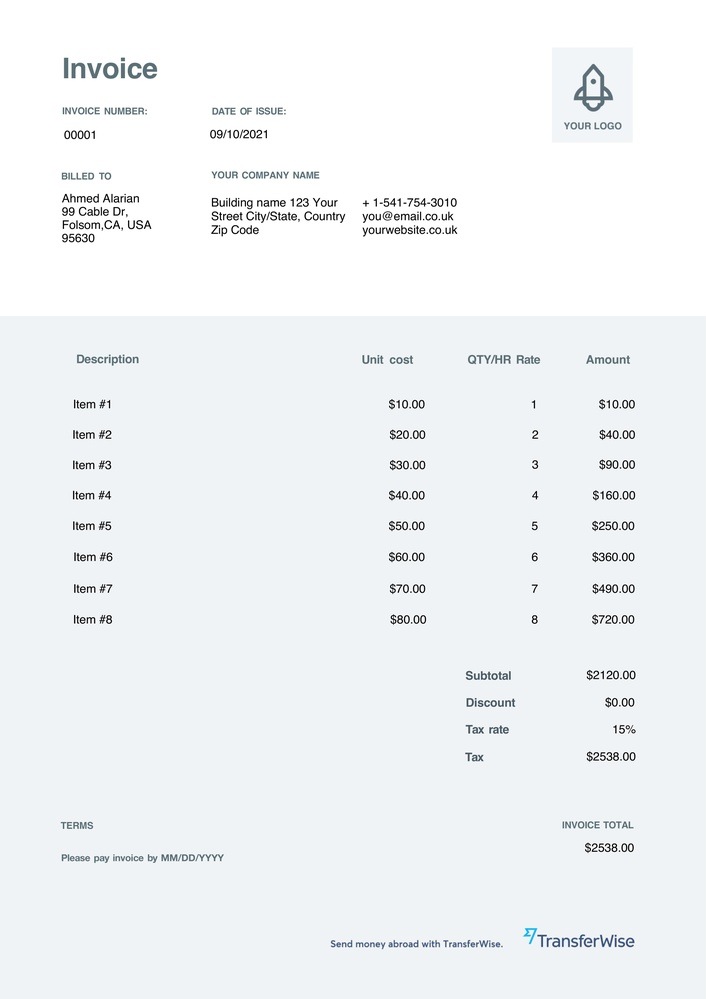
#> input picture imagestrain/11.jpg, 706 x 999 px, shrunk from 4133 x 5848 before the run
$ python ocrtrl.py
#> lines starting #> are read from the running program, lines starting #| are printed output that depends on the picture; after the words box and inside, x2 and y2 are one past the last pixel; in counts of white or black regions, pixels touching at a corner belong together
#> further down, image is the input picture: shape (999, 706, 3); mean B, G, R 245.5, 243.4, 240.5
import re
import cv2
import numpy as np
import pytesseract
from pytesseract import Output
from matplotlib import pyplot as plt


# THIS IS A MACHINE LEARNING TUTORIAL I DID THAT PLOTS IMAGES BASED ON MULTIPLE EFFECT AND LAYERS TO SEEE THE DIFFERENCE OF
# EACH IMAGE PLOT. TO SEE WHICH IS BEST FOR TABLES AND MATHEMATICAL TEXT

IMG_DIR = 'imagestrain/'

# get grayscale image
def get_grayscale(image):
    return cv2.cvtColor(image, cv2.COLOR_BGR2GRAY)

# noise removal
def remove_noise(image):
    return cv2.medianBlur(image,5)

#thresholding
def thresholding(image):
    return cv2.threshold(image, 0, 255, cv2.THRESH_BINARY + cv2.THRESH_OTSU)[1]
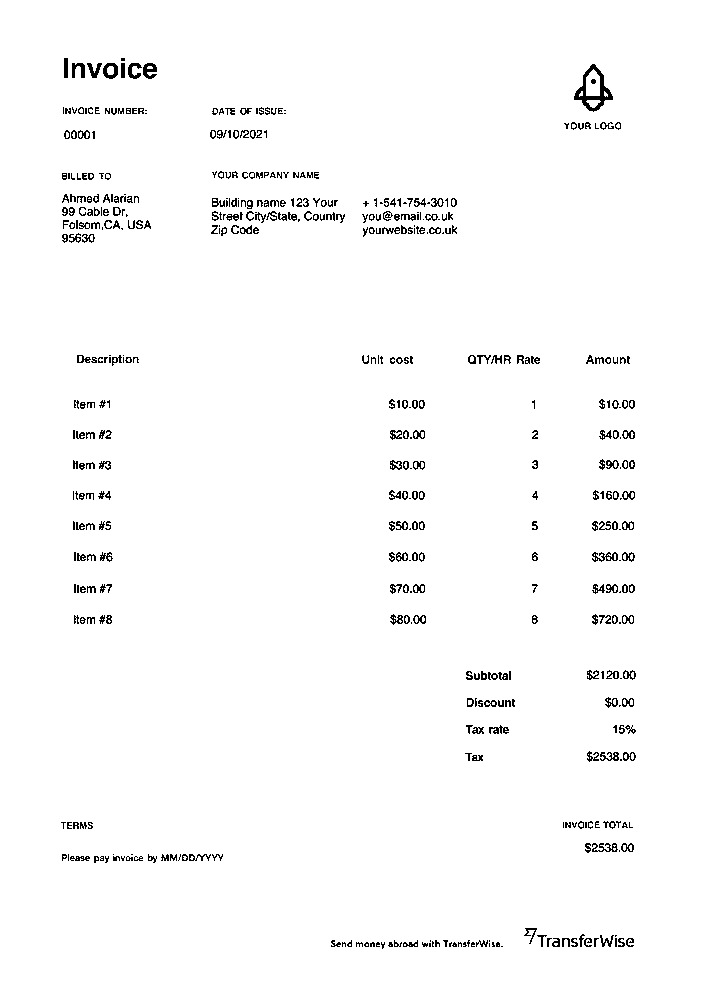
#> returned value: shape (999, 706); 98% white; black in thin lines or dots, all inside (x1, y1, x2, y2) = (61, 58, 636, 949)

#dilation
def dilate(image):
    kernel = np.ones((5,5),np.uint8)
    return cv2.dilate(image, kernel, iterations = 1)

#erosion
def erode(image):
    kernel = np.ones((5,5),np.uint8)
    return cv2.erode(image, kernel, iterations = 1)

#opening - erosion followed by dilation
def opening(image):
    kernel = np.ones((5,5),np.uint8)
    return cv2.morphologyEx(image, cv2.MORPH_OPEN, kernel)
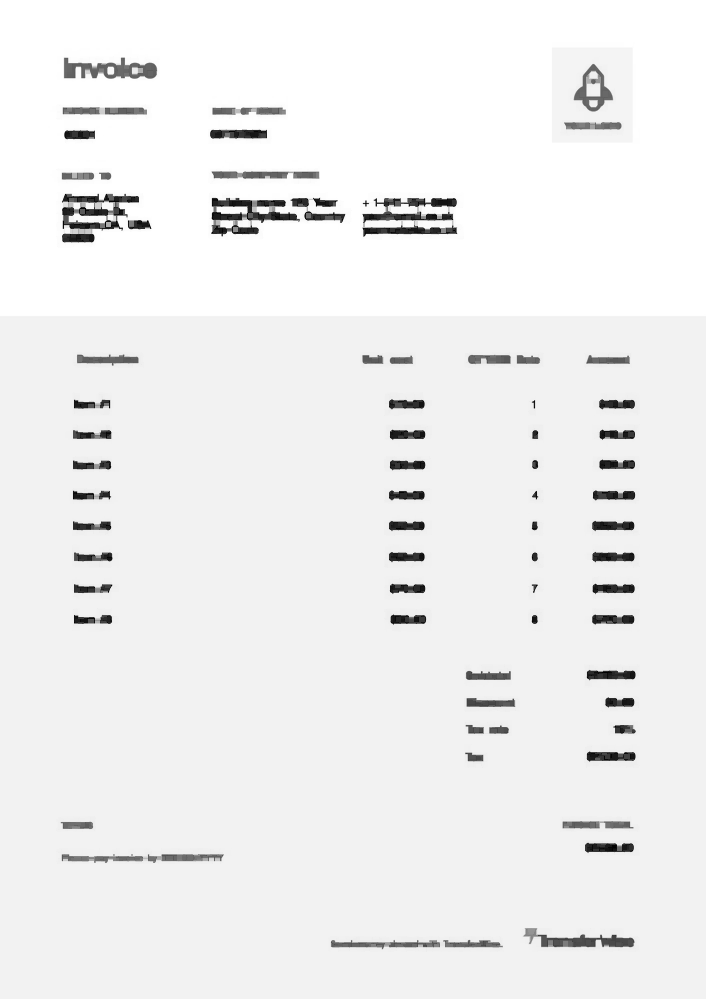
#> returned value: shape (999, 706); min 0, max 255, mean 239.5

#canny edge detection
def canny(image):
    return cv2.Canny(image, 100, 200)
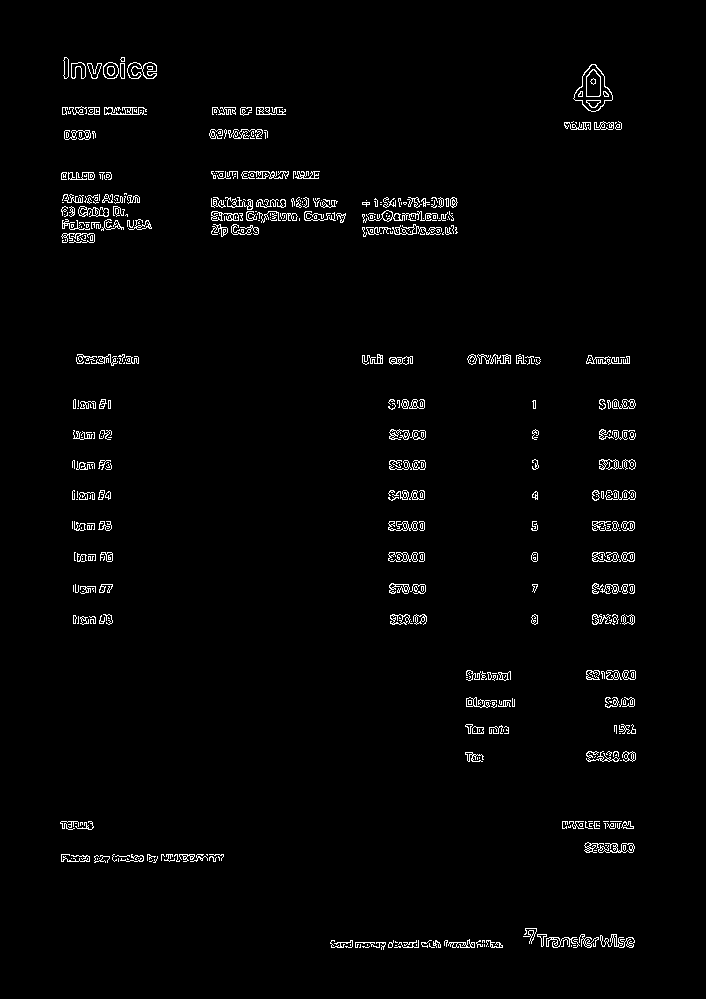
#> returned value: shape (999, 706); 2% white in thin lines or dots, all inside (x1, y1, x2, y2) = (60, 57, 636, 950)

#skew correction
def deskew(image):
    coords = np.column_stack(np.where(image > 0))
    angle = cv2.minAreaRect(coords)[-1]
    if angle < -45:
        angle = -(90 + angle)
    else:
        angle = -angle
    (h, w) = image.shape[:2]
    center = (w // 2, h // 2)
    M = cv2.getRotationMatrix2D(center, angle, 1.0)
    rotated = cv2.warpAffine(image, M, (w, h), flags=cv2.INTER_CUBIC, borderMode=cv2.BORDER_REPLICATE)
    return rotated

#template matching
def match_template(image, template):
    return cv2.matchTemplate(image, template, cv2.TM_CCOEFF_NORMED)

# Plot original image

image = cv2.imread(IMG_DIR + '11.jpg')
# [7 lines of commented-out code are left out]

gray = get_grayscale(image)
thresh = thresholding(gray)
opening = opening(gray)
canny = canny(gray)
images = {'gray': gray,
          'thresh': thresh,
          'opening': opening,
          'canny': canny}

# Plot images after preprocessing

fig = plt.figure(figsize=(13,13))
ax = []

rows = 2
columns = 2
keys = list(images.keys())
#> keys = ['gray', 'thresh', 'opening', 'canny']
for i in range(rows*columns):
    ax.append( fig.add_subplot(rows, columns, i+1) )
    ax[-1].set_title('AUREBESH - ' + keys[i])
    plt.imshow(images[keys[i]], cmap='gray')
#> after the loop, ax = 4 items


# Get OCR output using Pytesseract

custom_config = r'--oem 3 --psm 6'
print('-----------------------------------------')
print('TESSERACT OUTPUT --> ORIGINAL IMAGE')
print('-----------------------------------------')
print(pytesseract.image_to_string(image, config=custom_config))
#> (this line was passed over: pytesseract is not available in this run)
print('\n-----------------------------------------')
print('TESSERACT OUTPUT --> THRESHOLDED IMAGE')
print('-----------------------------------------')
print(pytesseract.image_to_string(image, config=custom_config))
#> (this line was passed over: pytesseract is not available in this run)
print('\n-----------------------------------------')
print('TESSERACT OUTPUT --> OPENED IMAGE')
print('-----------------------------------------')
print(pytesseract.image_to_string(image, config=custom_config))
#> (this line was passed over: pytesseract is not available in this run)
print('\n-----------------------------------------')
print('TESSERACT OUTPUT --> CANNY EDGE IMAGE')
print('-----------------------------------------')
print(pytesseract.image_to_string(image, config=custom_config))
#> (this line was passed over: pytesseract is not available in this run)
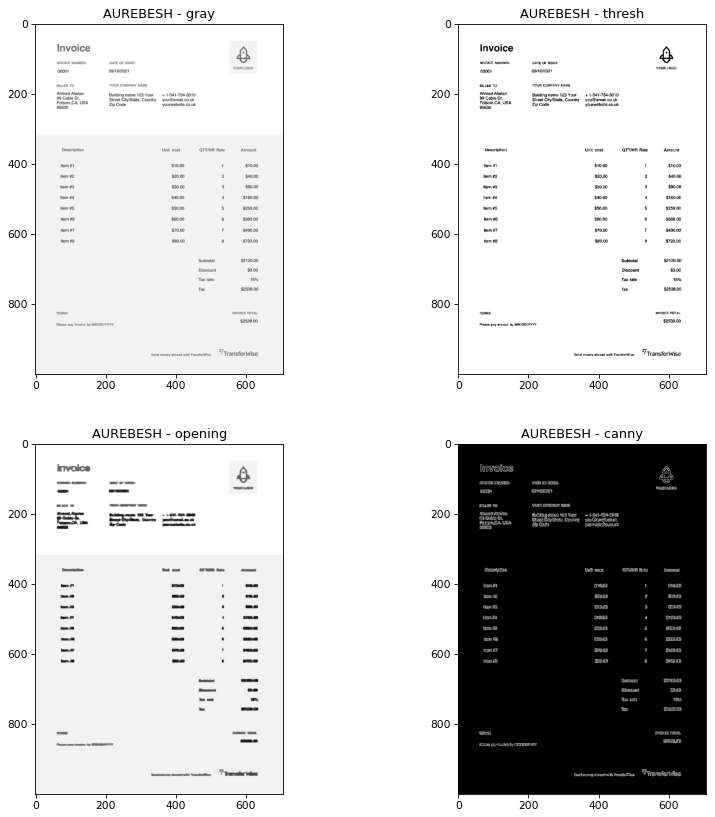
#> figure drawn by matplotlib, 4 panels

$ run again, with imagestrain/invoice-sample.jpg copied over imagestrain/11.jpg
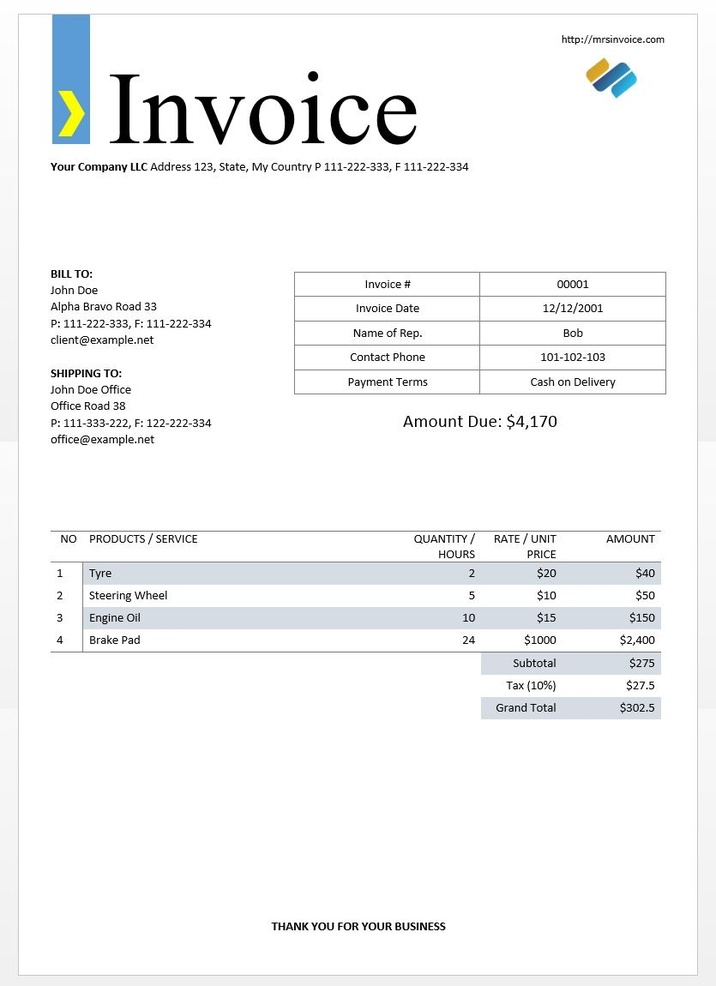
#> input picture imagestrain/invoice-sample.jpg, 716 x 986 px, shrunk from 835 x 1150 before the run
#> image is the input picture: shape (986, 716, 3); mean B, G, R 246, 245.5, 244.8
#> in canny, `return cv2.Canny(image, 100, 200)`:
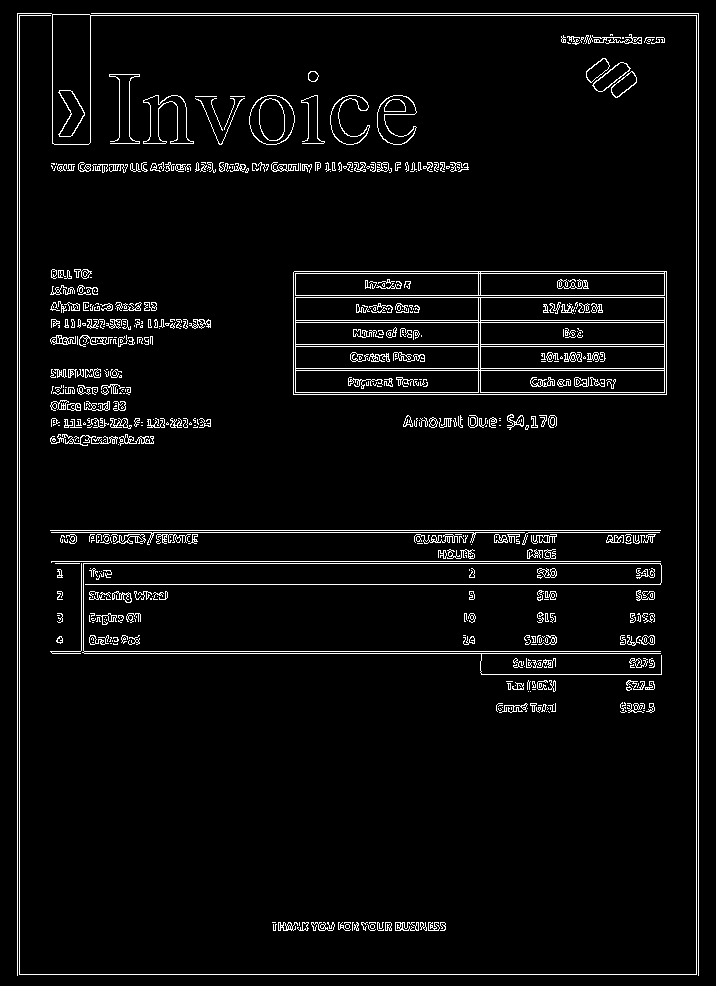
#> returned value: shape (986, 716); 4.5% white in thin lines or dots
#> keys = ['gray', 'thresh', 'opening', 'canny']
#> after the loop `for i in range(rows*columns):`: ax = 4 items
#> `print(pytesseract.image_to_string(image, config=custom_config))`:
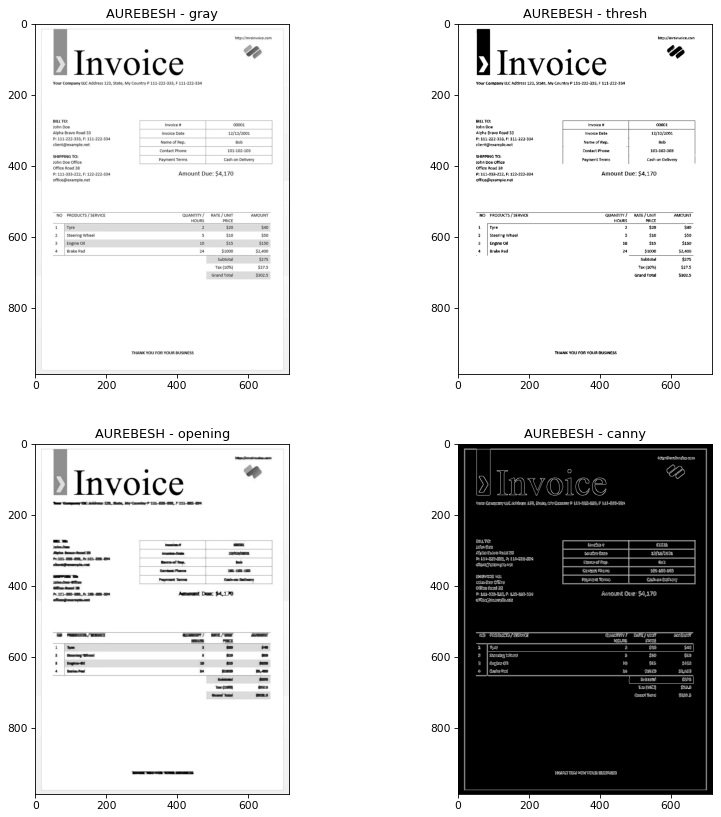
#> figure drawn by matplotlib, 4 panels
